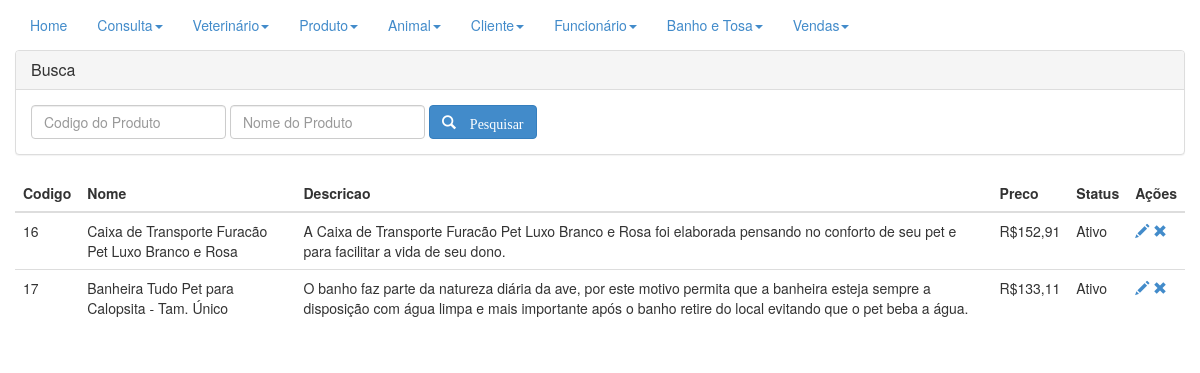
Before: /sourcecode/conProduto.php (signed in) with the older database file.
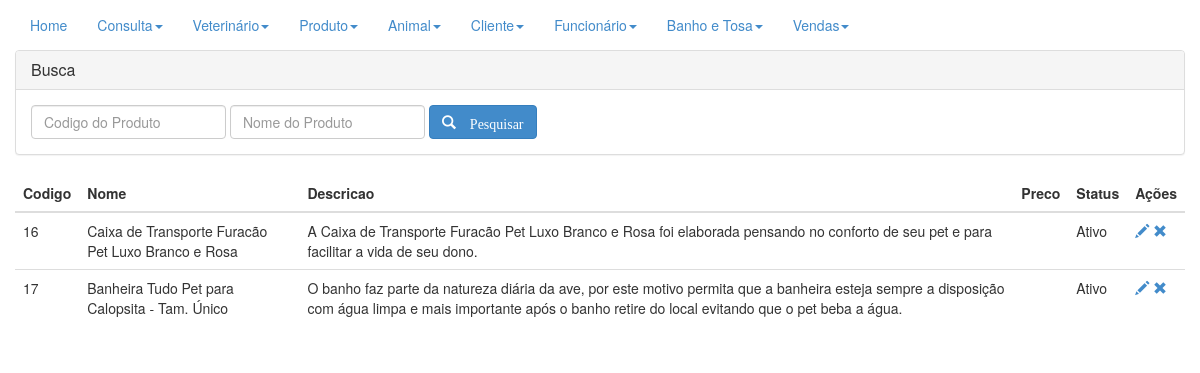
After: the same page with the newer database file.
### tables this page shows
CREATE TABLE `produto` (
  `codigo_prod` int(11) NOT NULL,
  `nome` varchar(250) NOT NULL,
  `descr` varchar(250) DEFAULT NULL,
  `preco` varchar(250) DEFAULT NULL,
  `status` binary(1) DEFAULT '0'
);

### sourcecode/conProduto.php (the view, shortened to what this page needs)
<!DOCTYPE html>
<html lang="pt_BR">
<head>
  <link rel="stylesheet" type="text/css" href="../CSS/bootstrap.css">
</head>
<body>
<div class="navbar-collapse collapse">
      <ul class="nav navbar-nav navbar-left">
        <li class="active"><a href="home.php">Home</a></li>
        <li class="dropdown ">
          <a href="#" class="dropdown-toggle" data-toggle="dropdown">Consulta<b class="caret"></b></a>
        </li>
        <li class="dropdown ">
          <a href="#" class="dropdown-toggle" data-toggle="dropdown">Veterinário<b class="caret"></b></a>
        </li>
        <li class="dropdown ">
          <a href="#" class="dropdown-toggle" data-toggle="dropdown">Produto<b class="caret"></b></a>
        </li>
        <li class="dropdown">
          <a href="#" class="dropdown-toggle" data-toggle="dropdown">Animal<b class="caret"></b></a>
        </li>
        <li class="dropdown">
          <a href="#" class="dropdown-toggle" data-toggle="dropdown">Cliente<b class="caret"></b></a>
        </li>
        <li class="dropdown">
          <a href="#" class="dropdown-toggle" data-toggle="dropdown">Funcionário<b class="caret"></b></a>
        </li>
        <li class="dropdown">
          <a href="#" class="dropdown-toggle" data-toggle="dropdown">Banho e Tosa<b class="caret"></b></a>
        </li>
        <li class="dropdown">
          <a href="#" class="dropdown-toggle" data-toggle="dropdown">Vendas<b class="caret"></b></a>
        </li>
      </ul>
    </div>
  <div class="container">
    <div class="row">
      <div class="panel-group" id="accordion">
        <div class="panel panel-default">
          <div class="panel-heading">
            <h4 class="panel-title">
              <a data-toggle="collapse" data-parent="#accordion" href="#collapseOne">Busca</a>
            </h4>
          </div>
          <div id="collapseOne" class="panel-collapse collapse in">
            <div class="panel-body">
              <form class="form-inline" method="POST" action="">
                <fieldset>
                  <div class="form-group">
                    <input type="number" class="form-control" name="ibcod" placeholder="Codigo do Produto">
                  </div>
                  <div class="form-group">
                    <input type="text" class="form-control" name="ibnome" placeholder="Nome do Produto">
                  </div>
                  <div class="form-group">
                    <button type="submit" class="btn btn-primary" name="btnPesq">
                      <i class="glyphicon glyphicon-search"> Pesquisar </i>
                    </button>
                  </div>
                </fieldset>
              </form>
            </div>
          </div>
        </div>
      </div>
      <table cellpadding="0" cellspacing="0" class="table">
        <thead>
          <th>Codigo</th>
          <th>Nome</th>
          <th>Descricao</th>
          <th>Preco</th>
          <th>Status</th>
          <th>Ações</th>
        </thead>
        <tbody>
          <?php
					$link = conectar();
					$condicao = "";
					$sql = "SELECT * FROM produto " . $condicao;
					$res = mysqli_query($link,$sql);
					while ($dados = mysqli_fetch_array($res)){
						echo "<tr>";
						echo "<td>".$dados['codigo_prod']."</td>";
						echo "<td>".$dados['nome']."</td>";
						echo "<td>".$dados['descr']."</td>";
						echo "<td>".$dados['preco']."</td>";
						if($dados['status']==1){
							echo "<td><spam>Ativo</spam></td>";
						}else{
							echo "<td><spam>Desativado</spam></td>";
						}
						$id = base64_encode($dados['codigo_prod']);
						echo "<td><a href='frmProduto.php?tela=editar&id=".$id."' title='Editar Produto'> <spam class='glyphicon glyphicon-pencil'> </spam> </a>";
						echo "<a href='frmProduto.php?tela=excluir&id=".$id."' title='Excluir Produto'> <spam class='glyphicon glyphicon-remove'> </spam> </a>";
						echo "</td>";
						echo "</tr>";
					}
					?>
        </tbody>
      </table>
    </div>
  </div>
</body>
</html>

Changed rows visible on the page:
changed produto "Caixa de Transporte Furacão Pet Luxo Branco e Rosa": preco "R$152,91" → (not shown)
changed produto "Banheira Tudo Pet para Calopsita - Tam. Único": preco "R$133,11" → (not shown)
